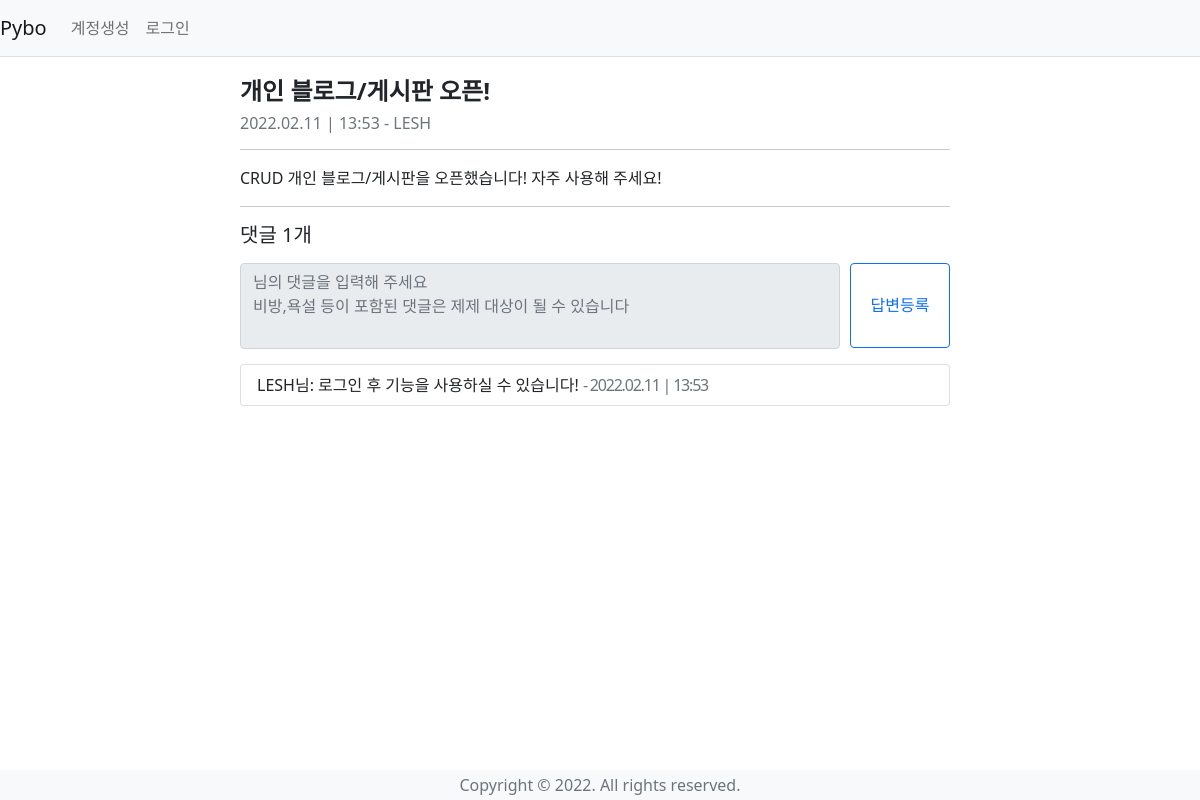
The app's page /question/detail/1/ with its own data.
### pybo/models.py (models this page shows)
class Question(db.Model):
    id = db.Column(db.Integer, primary_key=True)
    subject = db.Column(db.String(200), nullable=False)
    content = db.Column(db.Text(), nullable=False)
    create_date = db.Column(db.DateTime(), nullable=False)
    user_id = db.Column(db.Integer, db.ForeignKey('user.id', ondelete='CASCADE'), nullable=False)
    user = db.relationship('User', backref=db.backref('question_set'))
    modify_date = db.Column(db.DateTime(), nullable=True)
    voter = db.relationship('User', secondary=question_voter, backref=db.backref('question_voter_set'))

class User(db.Model):
    id = db.Column(db.Integer, primary_key=True)
    username = db.Column(db.String(150), unique=True, nullable=False)
    password = db.Column(db.String(200), nullable=False)
    email = db.Column(db.String(120), unique=True, nullable=False)

class Answer(db.Model):
    id = db.Column(db.Integer, primary_key=True)
    question_id = db.Column(db.Integer, db.ForeignKey('question.id', ondelete='CASCADE'))
    question = db.relationship('Question', backref=db.backref('answer_set'))
    content = db.Column(db.Text(), nullable=False)
    create_date = db.Column(db.DateTime(), nullable=False)
    user_id = db.Column(db.Integer, db.ForeignKey('user.id', ondelete='CASCADE'), nullable=False)
    user = db.relationship('User', backref=db.backref('answer_set'))
    modify_date = db.Column(db.DateTime(), nullable=True)
    voter = db.relationship('User', secondary=answer_voter, backref=db.backref('answer_voter_set'))

### pybo/views/question_views.py (the view)
@bp.route('/detail/<int:question_id>/')
def detail(question_id):
    form = AnswerForm()
    question = Question.query.get_or_404(question_id)
    return render_template('question/question_detail.html', question=question, form=form)

### pybo/forms.py
class AnswerForm(FlaskForm):
    content = TextAreaField('내용', validators=[DataRequired('내용은 필수입력 항목입니다.')])

### pybo/filter.py (called while the page is built)
def format_datetime(value, fmt='%Y.%m.%d | %H:%M'):
    return value.strftime(fmt)

### pybo/views/auth_views.py (called while the page is built)
@bp.before_app_request
def load_logged_in_user():
    user_id = session.get('user_id')
    if user_id is None:
        g.user = None
    else:
        g.user = User.query.get(user_id)

### pybo/templates/question/question_detail.html (shortened to what this page needs)
{% extends 'base.html' %}
{% block content %}
<link rel="stylesheet" href="{{ url_for('static', filename='question_detail.css') }}">
<main>
    <h4 class="title_q">
      {{ question.subject }}
    </h4>
    <h6>
      {{ question.create_date|datetime }} - {{ question.user.username }}
    </h6><hr>
    <div>
        <p>{{ question.content|markdown }}</p>
    </div><hr>
    <h5>댓글 {{ question.answer_set|length }}개</h5>
  <form action="{{ url_for('answer.create', question_id=question.id) }}" method="post">
      <textarea {% if not g.user %}disabled{% endif %} class="form-control" name="content" id="content" rows="3" placeholder="{{ g.user.username }}님의 댓글을 입력해 주세요&#13;&#10;비방,욕설 등이 포함된 댓글은 제제 대상이 될 수 있습니다"></textarea>
      <input class="btn btn-outline-primary" type="submit" value="답변등록">
  </form>
    <div class="answer">
        <ul class="list-group">
          {% for answer in question.answer_set %}
            <li class="list-group-item"> {{ answer.user.username }}님: {{ answer.content }}
              <span class="answer_info">
               - {{ answer.create_date|datetime }}
              </span>
            </li>
          {% endfor %}
        </ul>
    </div>
</main>
<footer>
  Copyright &copy; 2022. All rights reserved.
</footer>
{% endblock %}

### pybo/templates/base.html (shortened to what this page needs)
<html lang="ko">
<head>
    <link href="https://cdn.jsdelivr.net/npm/bootstrap@5.1.3/dist/css/bootstrap.min.css" rel="stylesheet">
    <link rel="stylesheet" href="https://cdn.jsdelivr.net/npm/bootstrap-icons@1.8.1/font/bootstrap-icons.css">
</head>
<body>
<nav class="navbar navbar-expand-lg navbar-light bg-light border-bottom">
    <a class="navbar-brand" href="{{ url_for('main.index') }}">Pybo</a>
    <div class="collapse navbar-collapse flex-grow-0" id="navbarNav">
        {% if g.user %}
        <ul class="navbar-nav">
            <li class="nav-item ">
                <a class="nav-link" href="{{ url_for('auth.logout') }}">{{ g.user.username }} (로그아웃)</a>
            </li>
        </ul>
        {% else %}
        <ul class="navbar-nav">
            <li class="nav-item ">
                <a class="nav-link" href="{{ url_for('auth.signup') }}">계정생성</a>
            </li>
            <li class="nav-item ">
                <a class="nav-link" href="{{ url_for('auth.login') }}">로그인</a>
            </li>
        </ul>
        {% endif %}
    </div>
</nav>
{% block content %}
{% endblock %}
</body>
</html>

### pybo/static/question_detail.css (style rules this page uses)
main { padding-top: 20px; padding-left: calc(50% - 360px); padding-right: calc(50% - 360px); position: absolute; }
.title_q { font-weight: bold; }
h6 { color: #6C757D; }
h5 { margin-bottom: 16px; margin-top: 16px; }
main form { margin-bottom: 16px; }
main form textarea.form-control { width: 600px; position: absolute; resize: none; }
main form input { width: 100px; height: 85px; margin-left: 610px; }
.answer_info { color: #6C757D; letter-spacing: -1.2px; direction: rtl; }
ul.list-group { width: 710px; }
.answer { margin-bottom: 40px; }
footer { position: fixed; bottom: 0; left: 0; width: 100%; height: 30px; background: #F8F9FA; color: #6C757D; text-align: center; line-height: 30px; }

### records on screen
Question: subject "개인 블로그/게시판 오픈!", create_date "2022.02.11 | 13:53", content "CRUD 개인 블로그/게시판을 오픈했습니다! 자주 사용해 주세요!"
User: user.username "LESH"
Answer: user.username "LESH", content "로그인 후 기능을 사용하실 수 있습니다!", create_date "2022.02.11 | 13:53"

### other values on screen
{{ question.answer_set|length }} "1"
